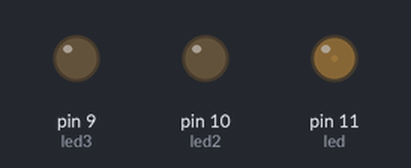
Recording of a sketch running on a simulated Arduino Uno, built with avr-gcc and run on an emulated ATmega328P. Parts: output pins drawn as LEDs (lit = HIGH).

Above: at 0.05 s.
At 1.85 s:
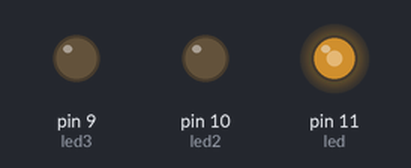
At 3.75 s:
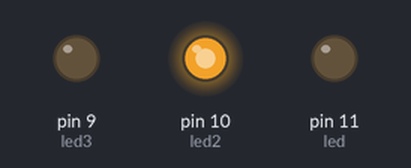
At 7.55 s:
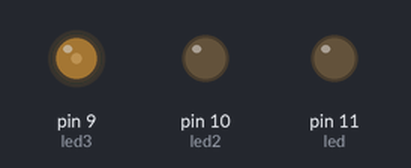
At 11.65 s:
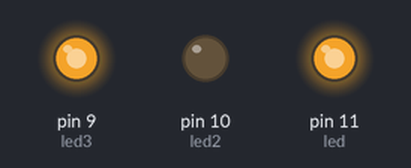
At 15.75 s:
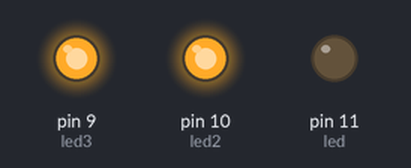
Timing chart, 0 to 20.5 s (numbered marks = the images above):
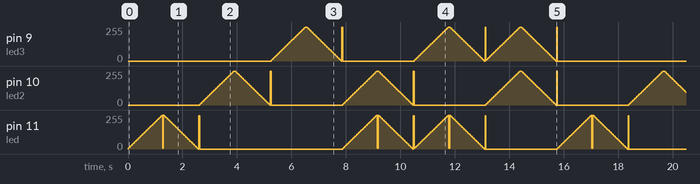

The sketch:

rbgcolorchange.ino
```cpp
//Steven's code
int led = 11;           // the pin that the LED is attached to
int led2 = 10;
int led3 = 9;
int brightness = 0;    // how bright the LED is
int fadeAmount = 5;    // how many points to fade the LED by
int dl = 25;

// the setup routine runs once when you press reset:
void setup()  {
  // declare pin 9 to be an output:
  pinMode(led, OUTPUT);
}

// the loop routine runs over and over again forever:
void loop()  {
  while(brightness <= 255){
    brightness = brightness+fadeAmount;
    analogWrite(led,brightness);
    delay(dl);
    }
    while(brightness >= 0){
    brightness = brightness-fadeAmount;
    analogWrite(led,brightness);
    delay(dl);
    }
   brightness = 0;
   analogWrite(led,brightness);
   while(brightness <= 255){
    brightness = brightness+fadeAmount;
    analogWrite(led2,brightness);
    delay(dl);
    }
    while(brightness >= 0){
    brightness = brightness-fadeAmount;
    analogWrite(led2,brightness);
    delay(dl);
    }
   brightness = 0;
   analogWrite(led2,brightness);
   while(brightness <= 255){
    brightness = brightness+fadeAmount;
    analogWrite(led3,brightness);
    delay(dl);
    }
    while(brightness >= 0){
    brightness = brightness-fadeAmount;
    analogWrite(led3,brightness);
    delay(dl);
    }
   brightness = 0    ;
   analogWrite(led3,brightness);


while(brightness <= 255){
    brightness = brightness+fadeAmount;
    analogWrite(led,brightness);
    analogWrite(led2,brightness);
    delay(dl);
    }
    while(brightness >= 0){
    brightness = brightness-fadeAmount;
    analogWrite(led,brightness);
    analogWrite(led2,brightness);
    delay(dl);
    }
   brightness = 0    ;
   analogWrite(led,brightness);
   analogWrite(led2,brightness);

   while(brightness <= 255){
    brightness = brightness+fadeAmount;
    analogWrite(led,brightness);
    analogWrite(led3,brightness);
    delay(dl);
    }
    while(brightness >= 0){
    brightness = brightness-fadeAmount;
    analogWrite(led,brightness);
    analogWrite(led3,brightness);
    delay(dl);
    }
   brightness = 0    ;
   analogWrite(led,brightness);
   analogWrite(led3,brightness);

   while(brightness <= 255){
    brightness = brightness+fadeAmount;
    analogWrite(led3,brightness);
    analogWrite(led2,brightness);
    delay(dl);
    }
    while(brightness >= 0){
    brightness = brightness-fadeAmount;
    analogWrite(led3,brightness);
    analogWrite(led2,brightness);
    delay(dl);
    }
   brightness = 0    ;
   analogWrite(led3,brightness);
   analogWrite(led2,brightness);
}
```

Measured:
- by itself, pin 9 (led3), pin 11 (led): moves between 0/255 and 255/255, repeating every 15.8 s
- by itself, pin 10 (led2): moves between 0/255 and 255/255, repeating every 5.3 s
